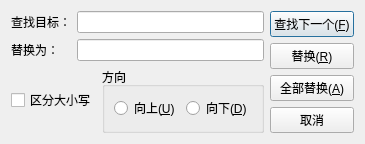
<?xml version="1.0" encoding="UTF-8"?>
<ui version="4.0">
 <class>ReplaceDialog</class>
 <widget class="QDialog" name="ReplaceDialog">
  <property name="geometry">
   <rect>
    <x>0</x>
    <y>0</y>
    <width>359</width>
    <height>136</height>
   </rect>
  </property>
  <property name="maximumSize">
   <size>
    <width>359</width>
    <height>150</height>
   </size>
  </property>
  <property name="windowTitle">
   <string>替换</string>
  </property>
  <layout class="QHBoxLayout" name="horizontalLayout_5">
   <item>
    <layout class="QVBoxLayout" name="verticalLayout_4">
     <item>
      <layout class="QHBoxLayout" name="horizontalLayout_3">
       <item>
        <widget class="QLabel" name="label">
         <property name="sizePolicy">
          <sizepolicy hsizetype="Fixed" vsizetype="Fixed">
           <horstretch>0</horstretch>
           <verstretch>0</verstretch>
          </sizepolicy>
         </property>
         <property name="minimumSize">
          <size>
           <width>60</width>
           <height>0</height>
          </size>
         </property>
         <property name="text">
          <string>查找目标：</string>
         </property>
        </widget>
       </item>
       <item>
        <widget class="QLineEdit" name="searchText"/>
       </item>
      </layout>
     </item>
     <item>
      <layout class="QHBoxLayout" name="horizontalLayout_2">
       <item>
        <widget class="QLabel" name="label_2">
         <property name="sizePolicy">
          <sizepolicy hsizetype="Fixed" vsizetype="Fixed">
           <horstretch>0</horstretch>
           <verstretch>0</verstretch>
          </sizepolicy>
         </property>
         <property name="minimumSize">
          <size>
           <width>60</width>
           <height>0</height>
          </size>
         </property>
         <property name="text">
          <string>替换为：</string>
         </property>
        </widget>
       </item>
       <item>
        <widget class="QLineEdit" name="targetText"/>
       </item>
      </layout>
     </item>
     <item>
      <layout class="QHBoxLayout" name="horizontalLayout_4">
       <item>
        <widget class="QCheckBox" name="btnCaps">
         <property name="text">
          <string>区分大小写</string>
         </property>
        </widget>
       </item>
       <item>
        <widget class="QGroupBox" name="groupBox">
         <property name="title">
          <string>方向</string>
         </property>
         <layout class="QVBoxLayout" name="verticalLayout_3">
          <item>
           <layout class="QHBoxLayout" name="horizontalLayout">
            <item>
             <widget class="QRadioButton" name="raDown">
              <property name="text">
               <string>向上(&amp;U)</string>
              </property>
             </widget>
            </item>
            <item>
             <widget class="QRadioButton" name="raUp">
              <property name="text">
               <string>向下(&amp;D)</string>
              </property>
             </widget>
            </item>
           </layout>
          </item>
         </layout>
        </widget>
       </item>
      </layout>
     </item>
    </layout>
   </item>
   <item>
    <layout class="QVBoxLayout" name="verticalLayout_2">
     <item>
      <layout class="QVBoxLayout" name="verticalLayout">
       <item>
        <widget class="QPushButton" name="btnSearchNext">
         <property name="text">
          <string>查找下一个(&amp;F)</string>
         </property>
        </widget>
       </item>
       <item>
        <spacer name="verticalSpacer">
         <property name="orientation">
          <enum>Qt::Orientation::Vertical</enum>
         </property>
         <property name="sizeHint" stdset="0">
          <size>
           <width>20</width>
           <height>40</height>
          </size>
         </property>
        </spacer>
       </item>
       <item>
        <widget class="QPushButton" name="btnReplace">
         <property name="text">
          <string>替换(&amp;R)</string>
         </property>
        </widget>
       </item>
       <item>
        <spacer name="verticalSpacer_2">
         <property name="orientation">
          <enum>Qt::Orientation::Vertical</enum>
         </property>
         <property name="sizeHint" stdset="0">
          <size>
           <width>20</width>
           <height>40</height>
          </size>
         </property>
        </spacer>
       </item>
       <item>
        <widget class="QPushButton" name="btnReplaceAll">
         <property name="text">
          <string>全部替换(&amp;A)</string>
         </property>
        </widget>
       </item>
      </layout>
     </item>
     <item>
      <spacer name="verticalSpacer_3">
       <property name="orientation">
        <enum>Qt::Orientation::Vertical</enum>
       </property>
       <property name="sizeHint" stdset="0">
        <size>
         <width>20</width>
         <height>40</height>
        </size>
       </property>
      </spacer>
     </item>
     <item>
      <widget class="QPushButton" name="btnCancel">
       <property name="text">
        <string>取消</string>
       </property>
      </widget>
     </item>
    </layout>
   </item>
  </layout>
 </widget>
 <resources/>
 <connections/>
</ui>
